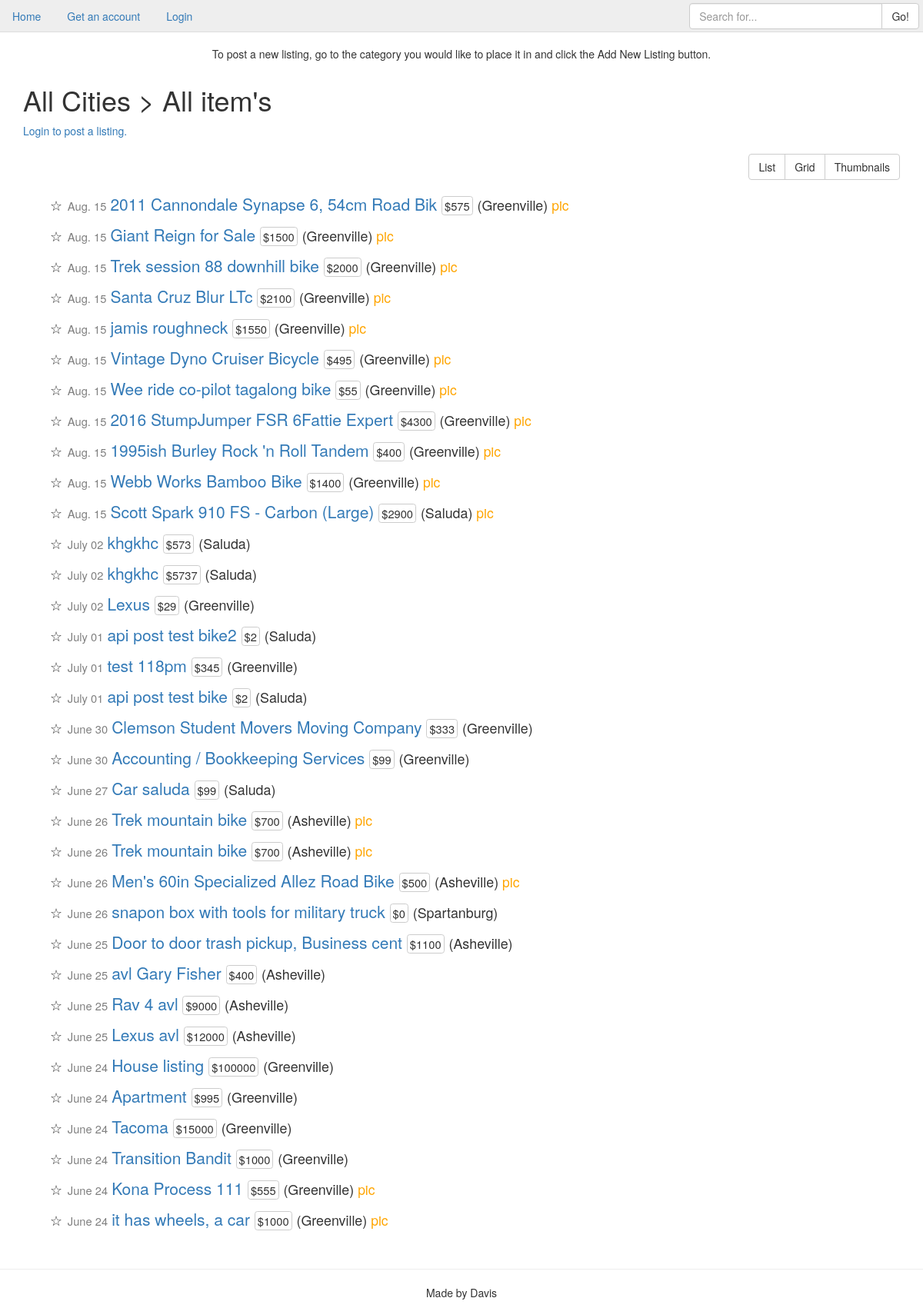
/search/, run on an earlier commit of the app's database.
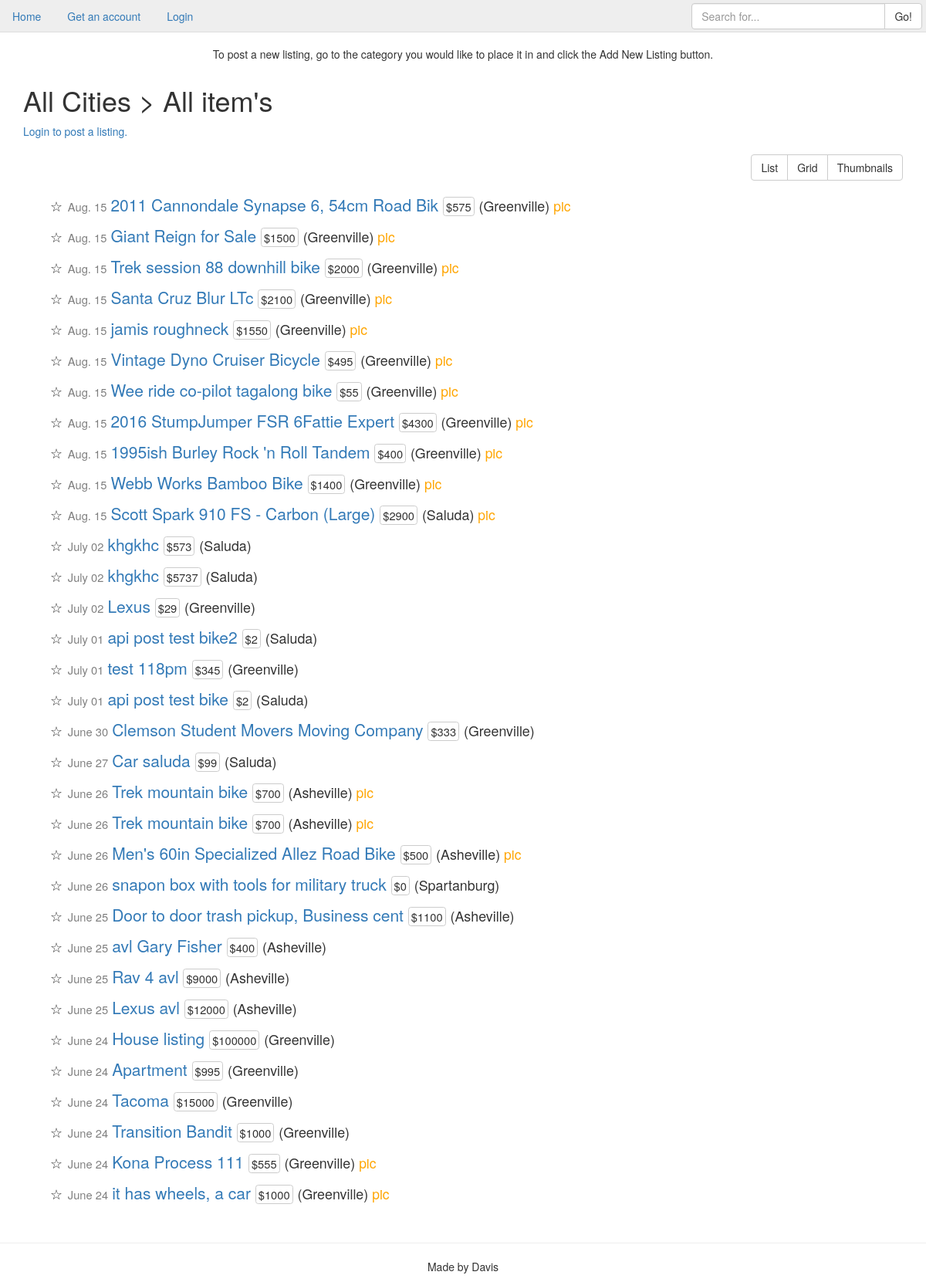
And on a later commit of the database.
### cl_app/models.py (models this page shows, shortened)
class Listing(models.Model):
    user = models.ForeignKey('auth.User')
    listing_city = models.ForeignKey(City)
    category = models.ForeignKey(ListingType)
    title = models.CharField(max_length=40)
    price = models.IntegerField()
    description = models.TextField()
    photo = models.ImageField(upload_to="listing_photos", null=True, blank=True, verbose_name="Listing Photo")
    created = models.DateTimeField(auto_now_add=True)
    class Meta:
        ordering = ['-created']
    @property
    def photo_url(self):
        if self.photo:
            return self.photo.url
        return "/media/listing_photos/classifieds-default.jpg"

class City(models.Model):
    city = models.CharField(max_length=20)
    def __str__(self):
        return self.city

### cl_app/views.py (the view)
# urls.py: url(r'^search/$', SearchListView.as_view(), name='search_list_view'),
class SearchListView(ListView):
    model = Listing
    def get_queryset(self):
        result = super().get_queryset()
        query = self.request.GET.get('q')
        if query:
            query_list = query.split()
            result = result.filter(
                reduce(operator.and_, (Q(title__icontains=q) for q in query_list)) |
                reduce(operator.and_, (Q(description__icontains=q) for q in query_list))
            )
        return result
    def get_context_data(self, **kwargs):
        context = super().get_context_data(**kwargs)
        context['search'] = "search"
        return context

### templates/cl_app/listing_list.html (shortened to what this page needs)
{% extends "base.html" %}
{% load staticfiles %}
{% block body %}
    <h1>
        {% if city %}
            {{ city }} >
        {% else %}
            All Cities >
        {% endif %}
        {% if category %}
            {{ category }}
        {% else %}
            All item's
        {% endif %}
    </h1>
    {% if user.is_authenticated %}
    {% if category %}
    <a class="btn btn-success"href="{% url 'listing_create_view' category.pk %}">Add New Listing</a>
    {% endif %}
    {% else %}
    <a href="{% url 'login' %}">Login to post a listing.</a>
    {% endif %}
    <br>
    <br>
    <div class="btn-group pull-right" role="group">
        <a href="#" id="listb" class="btn btn-default">List</a>
        <a href="#" id="gridb" class="btn btn-default">Grid</a>
        <a href="#" id="thumbb" class="btn btn-default">Thumbnails</a>
    </div>
    <br>
    <br>
    <div class="row" id="list">
        {% for item in object_list %}
        <div class="item listing-list">
            <p><small>&#9734;</small>
                <span class="time">{{ item.created|date:"N d" }} </span>
                <a href="{% url 'listing_detail_view' item.pk %}">{{ item.title }} </a>
                <span class="price">${{ item.price }}</span>
                <small>({{ item.listing_city }}) </small>
                {% if item.photo %}
                <span class="pic">pic</span>
                {% endif %}
            </p>
        </div>
        {% empty %}
            <h4>Sorry, no items in this list.</h4>
        {% endfor %}
    </div>
    <br>
</div>
{% endblock %}

What changed in the data, as far as the page shows it:
removed Listing: created "June 30", title "Accounting / Bookkeeping Services", price "99", listing_city "Greenville"
